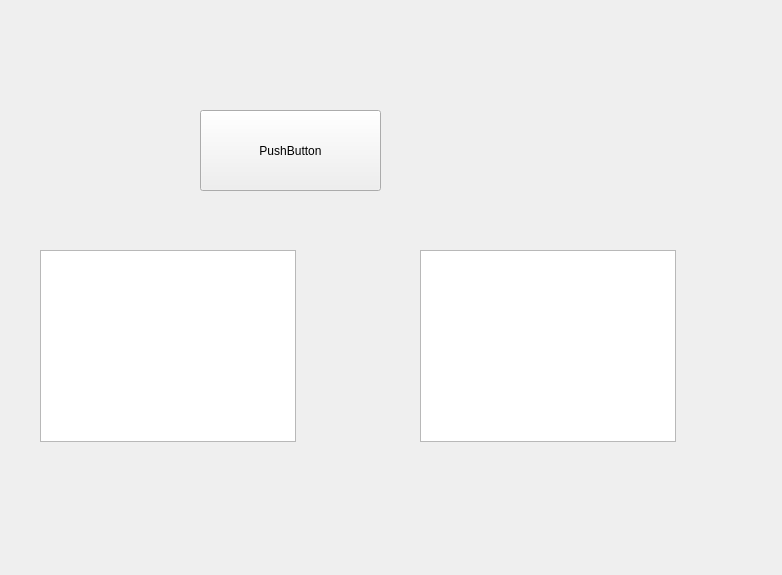
<?xml version="1.0" encoding="UTF-8"?>
<ui version="4.0">
 <class>Form</class>
 <widget class="QWidget" name="Form">
  <property name="geometry">
   <rect>
    <x>0</x>
    <y>0</y>
    <width>782</width>
    <height>575</height>
   </rect>
  </property>
  <property name="windowTitle">
   <string>Form</string>
  </property>
  <widget class="QPushButton" name="pushButton">
   <property name="geometry">
    <rect>
     <x>200</x>
     <y>110</y>
     <width>181</width>
     <height>81</height>
    </rect>
   </property>
   <property name="text">
    <string>PushButton</string>
   </property>
  </widget>
  <widget class="QTextBrowser" name="textBrowser">
   <property name="geometry">
    <rect>
     <x>40</x>
     <y>250</y>
     <width>256</width>
     <height>192</height>
    </rect>
   </property>
  </widget>
  <widget class="QTextBrowser" name="textBrowser_2">
   <property name="geometry">
    <rect>
     <x>420</x>
     <y>250</y>
     <width>256</width>
     <height>192</height>
    </rect>
   </property>
  </widget>
 </widget>
 <resources/>
 <connections/>
 <slots>
  <slot>Open()</slot>
  <slot>ClickedButton()</slot>
 </slots>
</ui>
